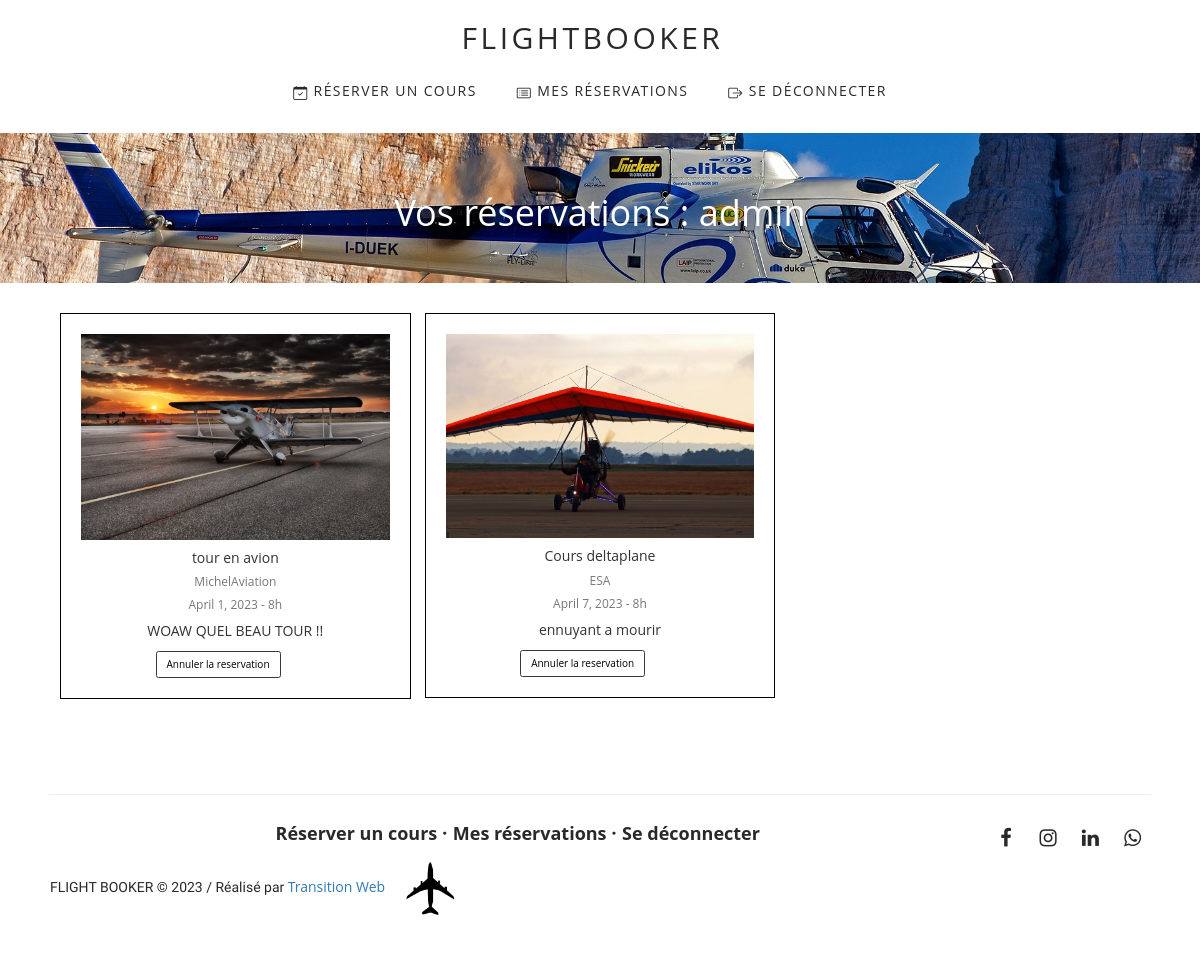
The page /Reservations (signed in) on the database its author committed.
### resaInterface/models.py (models this page shows, shortened)
class Reservation(models.Model):
    TIME_CHOICES = (
        ("8h", "8h-9h"),
        ("9h", "9h-10h"),
        ("10h", "10h-11h"),
        ("11h", "11h-12h"),
        ("14h", "14h-15h"),
        ("15h", "15h-16h"),
        ("16h", "16h-17h"),
        ("17h", "17h-18h"),
    )
    user = models.ForeignKey(settings.AUTH_USER_MODEL, on_delete=models.CASCADE)
    school = models.ForeignKey(School, on_delete=models.CASCADE)
    course = models.ForeignKey(Course, on_delete=models.CASCADE)
    date = models.DateField(default=datetime.now, blank=True)
    time = models.CharField(max_length=50, choices=TIME_CHOICES, default="8h")

class Course(models.Model):
    id = models.AutoField(primary_key=True)
    school = models.ForeignKey(School, on_delete=models.CASCADE, related_name='courses')
    title = models.CharField(max_length=200)
    description = models.TextField()
    image = models.ImageField(upload_to=get_course_image_path, blank=True, null=True)

class School(models.Model):
    id = models.AutoField(primary_key=True)
    name = models.CharField(max_length=200)
    address = models.CharField(max_length=200)
    phone = models.CharField(max_length=10)
    image = models.ImageField(upload_to=get_image_path, blank=True, null=True)

### resaInterface/views.py (the view)
# urls.py: path('Reservations', views.reservations_pages, name='Reservations'),
def reservations_pages(request):
    user = request.user
    user_groups = user.groups.all()
    reservations = Reservation.objects.none()
    if user.is_authenticated:
        if user_groups.filter(name='schools').exists():
            school = School.objects.get(name=user.username)
            reservations = Reservation.objects.filter(school=school).select_related('course')
        else:
            reservations = Reservation.objects.filter(user=user).select_related('course')
        if request.method == 'POST':
            booking = Reservation.objects.filter(id=request.POST.get("id"))
            booking.delete()
            messages.success(request, "Votre annulation a été prise en compte!")
            return redirect("Reservations")
    return render(request, 'templates/reservations.html', {'reservations': reservations})

### resaInterface/templates/reservations.html (shortened to what this page needs)
<!doctype html>
<html lang="en">
<head>
  {% include 'entetes.html' %}
</head>
<body>
  {% load static %}
  {% include 'navbar.html' %}
  {% if user.is_authenticated %}
  {% if user.groups.all %}
  {% for group in user.groups.all %}
  {% if group.name == 'schools' %}
  <h1>Bienvenue {{ user.username }} vous êtes une école</h1>
  <main>
    <div class="album py-5 bg-light">
      <div class="container">
        <div class="row row-cols-1 row-cols-sm-2 row-cols-md-3 g-3">
          {% if reservations %}
          <section class="gallery">
            {% for reservation in reservations %}
              {% if reservation.school.name == user.username %}
                    <form method="post" class="me-2 ms-2" required>
                      {% csrf_token %}
                      <div class="box">
                        {% if reservation.course.image %}
                          <img src="{{ reservation.course.image.url }}" alt="{{ reservation.course.title }}" class="card-img-top">
                        {% else %}
                          <img src="{% static 'images/logo.png' %}" alt="{{ reservation.course.title }}" class="card-img-top" style="width: 50px">
                        {% endif %}
                        <div class="card-body">
                          <h5 class="card-title">{{ reservation.course.title }} reservé par {{ reservation.user }}</h5>
                          <h6 class="card-subtitle mb-2 text-muted">{{ reservation.school.name }}</h6>
                          <h6 class="card-subtitle mb-2 text-muted">{{ reservation.date }} - {{ reservation.time }}</h6>
                          <p class="card-text">{{ reservation.course.description }}</p>
                          <button type="submit" class="btn btn-outline-dark text-white" >Annuler la reservation de {{ reservation.user }}</button>
                          <select class="form-select fs-3 text-center invisible" name="id">
                            <option value="{{reservation.id}}">{{reservation.id}}</option>
                          </select>
                        </div>
                      </div>
                    </form>
              {% endif %}
            {% endfor %}
          </section>
          {% else %}
            <div class="col-lg-12 col-md-8 mx-auto text-center">
              <h4>Aucunes réservations</h4>
            </div>
          {% endif %}
        </div>
      </div>
    </div>
  </main>
{% endif %}
{% endfor %}
{% else %}
  <main>
    <section>
      <div class="img_resa">
        <img src="{% static 'images/slide2.jpg' %}" alt="Image 2" style="">
        <div class="resa-caption ">
          <h1> Vos réservations : {{ user.username }}</h1>
        </div>
      </div>
    </section>
    <form method="post" class="me-2 ms-2" required>
      {% if reservations %}
      <section class="gallery">
        {% for reservation in reservations %}
            <div class="box">
              {% if reservation.course.image %}
              <img src="{{ reservation.course.image.url }}" alt="{{ reservation.course.title }}" class="card-img-top">
              {% else %}
              <img src="{% static 'images/logo.png' %}" alt="{{ reservation.course.title }}" class="card-img-top"
                style="width: 50px">
              {% endif %}
              <div class="card-body">
                <h5 class="card-title">{{ reservation.course.title }}</h5>
                <h6 class="card-subtitle mb-2 text-muted">{{ reservation.school.name }}</h6>
                <h6 class="card-subtitle mb-2 text-muted">{{ reservation.date }} - {{ reservation.time }}</h6>
                <p class="card-text">{{ reservation.course.description }}</p>
                <button type="submit" class="btn btn-outline-dark" >Annuler la reservation</button>
              </div>  </div>
          {% endfor %}
      </section>
      {% else %}
      <div class="col-lg-12 col-md-8 mx-auto text-center">
        <h4>Aucunes réservations</h4>
      </div>
      {% endif %}
    </form>
  </main>
  {% endif %}
  {% endif %}
  {% include 'footer.html' %}
</body>
</html>

### resaInterface/templates/entetes.html (shortened to what this page needs)
{% load static %}
<link rel="stylesheet" href="https://maxcdn.bootstrapcdn.com/bootstrap/3.4.1/css/bootstrap.min.css">
<link rel="stylesheet" href="https://cdnjs.cloudflare.com/ajax/libs/font-awesome/6.1.0/css/all.min.css">
<link rel="stylesheet" href="https://cdnjs.cloudflare.com/ajax/libs/font-awesome/5.15.2/css/all.min.css">
<link rel="stylesheet" href="https://cdnjs.cloudflare.com/ajax/libs/font-awesome/4.7.0/css/font-awesome.min.css">
<link rel="stylesheet" href="https://unpkg.com/bootstrap-icons@1.5.0/font/bootstrap-icons.css">
<link rel="stylesheet" href="{% static 'css/style.css' %}">

### resaInterface/templates/navbar.html (shortened to what this page needs)
<header>
  <nav class="navbar sticky-top" style="z-index: 1;">
    <div class="container-fluid">
      <div class="navbar-header">
        <a class="navbar-brand" href="#">
          <h2>FlightBooker</h2>
        </a>
      </div>
      <div class="collapse navbar-collapse" id="myNavbar">
        <ul class="nav navbar-nav">
          <li class="nav-item">
            <a class="nav-link" href="{% url 'index' %}"><i class="bi bi-calendar-check"></i> Réserver un cours</a>
        </li>
        {% if user.is_authenticated %}
            <li class="nav-item">
                <a class="nav-link" href="{% url 'Reservations' %}"><i class="bi bi-card-list"></i> Mes réservations</a>
            </li>
            <li class="nav-item">
                <a class="nav-link" href="{% url 'logout' %}"><i class="bi bi-box-arrow-right"></i> Se déconnecter</a>
            </li>
        {% else %}
            <li class="nav-item">
                <a class="nav-link" href="{% url 'login_register' %}"><i class="bi bi-person-circle"></i> Se connecter / S'inscrire</a>
            </li>
        {% endif %}
        </ul>
      </div>
    </div>
  </nav>
</header>

### resaInterface/templates/footer.html
<footer class="footer-distributed">
  <hr>{% load static %}
  <div class="footer-right">
    <a href="#"><i class="fa fa-facebook"></i></a>
    <a href="#"><i class="fa fa-instagram"></i></a>
    <a href="#"><i class="fa fa-linkedin"></i></a>
    <a href="#"><i class="fa fa-whatsapp"></i></a>
  </div>
  <div class="footer-left">
    <p class="footer-links">
        <a class="link-1" href="{% url 'index' %}"> Réserver un cours</a>
    {% if user.is_authenticated %}
            <a href="{% url 'Reservations' %}">Mes réservations</a>
            <a href="{% url 'logout' %}">Se déconnecter</a>
      {% else %}
            <li class="nav-item">
                <a class="nav-link" href="{% url 'login_register' %}"><i class="bi bi-person-circle"></i> Se connecter / S'inscrire</a>
            </li>
        {% endif %}
    </p>
    <div style="display: flex; flex-direction: row"><p>FLIGHT BOOKER &copy; 2023 / Réalisé par <a href="https://transition-web.com/">Transition Web</a><a href=""><img src="{% static 'images/logo.png' %}" alt="" style="margin-left:20px;width:50px"></a></p>
    </div>
  </div>
</footer>

### resaInterface/static/css/style.css (style rules this page uses)
.navbar { position: sticky!important; top: 0!important; background-color: #ffffff; font-family: 'Reem Kufi', sans-serif; color: #292929; letter-spacing: 0.1em; line-height: 1.2; font-weight: 400; text-align: left; text-indent: 0em; padding: 0; text-transform: uppercase; font-style: normal; text-decoration: none; border-bottom: none; }
.navbar-brand { font-size: 2.5em; color: inherit!important; text-decoration: none; text-transform: uppercase; letter-spacing: 0.1em; line-height: 1.2; font-style: normal; padding: 0; margin: 0 0 20px 0; }
.navbar-header { display: flex; align-items: center; justify-content: space-between; }
.container-fluid { display: flex; flex-direction: column; align-items: center; }
.collapse.navbar-collapse { display: none; }
.navbar-nav { display: flex; flex-direction: column; align-items: flex-start; padding-left: 0; margin-bottom: 0; }
.navbar-nav li { display: block; padding: 0; margin: 0; }
.navbar-nav li a { display: block; padding: 10px; color: #292929; }
.footer-distributed { background-color: #ffffff; box-shadow: 0 1px 1px 0 rgba(0, 0, 0, 0.12); box-sizing: border-box; width: 100%; text-align: left; font: normal 16px sans-serif; padding: 45px 50px; }
.footer-distributed .footer-left p { font-family: 'Reem Kufi', sans-serif; color: #292929; font-size: 14px; margin: 0; }
.btn-outline-dark { color: #000000; border: 1px solid #343a40; background-color: transparent; transition: all 0.3s ease; padding: 0.5rem 1rem; font-size: 1rem; line-height: 1.5; border-radius: 0.25rem; }
* { margin: 0px auto; padding: 0px; text-align: center; font-family: "Open Sans", sans-serif; }
.img_resa { display: flex; align-items: center; justify-content: center; text-align: center; position: relative; color: #ffffff; }
.resa-caption { position: absolute; top: 50%; left: 50%; transform: translate(-50%, -50%); }
.gallery { column-count: 5; margin: 30px auto; width: 90%; }
.gallery .box { padding:2rem; position: relative; cursor: pointer; overflow: hidden; border: 1px solid black; margin-bottom: 20px; }
.gallery .box img { width:100%; object-fit: cover; opacity: 1; -webkit-transition: .3s ease-in-out; transition: .3s ease-in-out; }
@media (max-width:1500px) { .gallery { column-count: 3; } }
.footer-distributed p.footer-links { font-size: 18px; font-weight: bold; font-family: 'Reem Kufi', sans-serif; color: #292929; margin: 0 0 10px; padding: 0; transition: ease .25s; }
.footer-distributed p.footer-links a { display: inline-block; line-height: 1.8; text-decoration: none; color: inherit; transition: ease .25s; }
.footer-distributed .footer-links a:before { content: "·"; font-size: 20px; left: 0; font-family: 'Reem Kufi', sans-serif; color: #292929; display: inline-block; padding-right: 5px; }
.footer-distributed .footer-links .link-1:before { content: none; }
.footer-distributed .footer-right { float: right; margin-top: 6px; max-width: 180px; }
.footer-distributed .footer-right a { display: inline-block; width: 35px; height: 35px; background-color: #ffffff; border-radius: 2px; font-size: 20px; font-family: 'Reem Kufi', sans-serif; color: #292929; text-align: center; line-height: 35px; margin-left: 3px; transition:all .25s; }
.bi { vertical-align: -.125em; fill: currentColor; }
@media (min-width: 768px) { .navbar-header { justify-content: flex-start; } }
@media (min-width: 768px) { .navbar-nav { flex-direction: row; justify-content: flex-end; align-items: center; margin-right: 20px; } }
@media (min-width: 768px) { .navbar-nav li { display: inline-block; margin-left: 20px; } }
@media (min-width: 768px) { .navbar-nav li:first-child { margin-left: 0; } }
@media (min-width: 768px) { .img_resa { height: 150px; overflow: hidden; } }
@media (min-width: 768px) { .img_resa img { width: 100%!important; height: 150px!important; object-fit: cover; } }

### rows shown on the page
Reservation: course.image (picture), course "tour en avion", school.name "MichelAviation", date "April 1, 2023", time "8h", course.description "WOAW QUEL BEAU TOUR !!"
Reservation: course.image (picture), course "Cours deltaplane", school.name "ESA", date "April 7, 2023", time "8h", course.description "ennuyant a mourir"

### other values the page prints
{{ user.username }} "admin"
